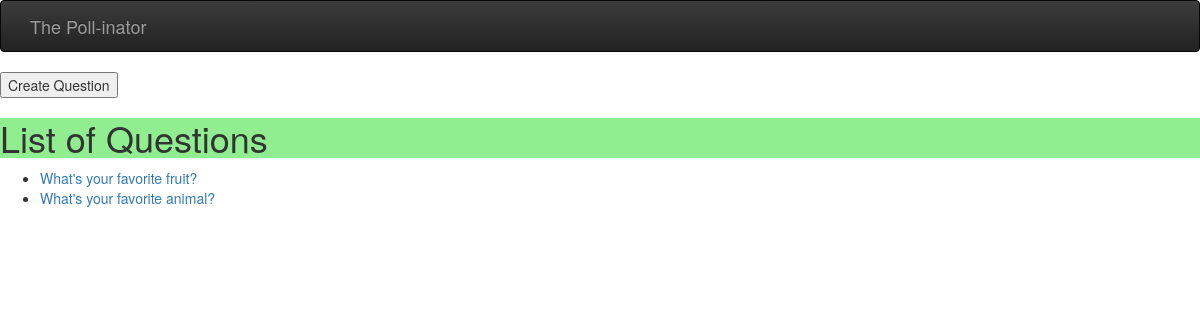
Before: /polls/ with the older database file.
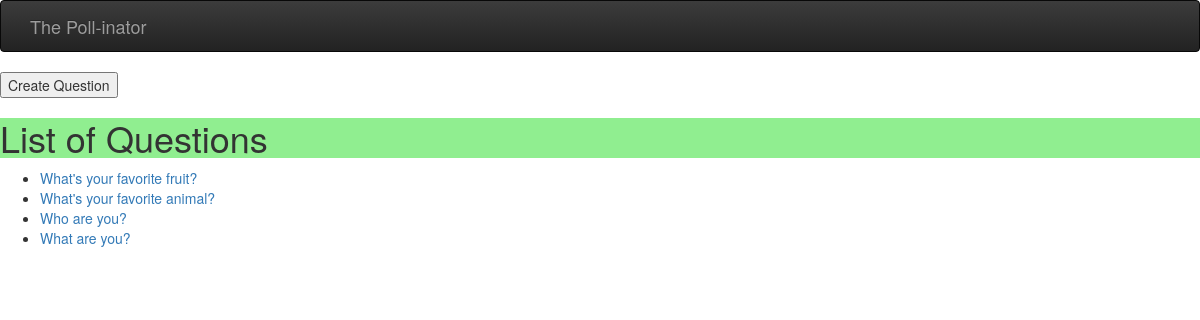
After: the same page with the newer database file.
### polls/models.py (models this page shows, shortened)
class Question(models.Model):
	question_text = models.CharField(max_length=200, unique=True)
	num_votes = models.IntegerField(default=0)

### polls/views.py (the view)
# urls.py: url(r'^polls/$', views.index, name='index'),
def index(request):
	question_list = Question.objects.all()  # fetch the list of questions from DB
	form = QuestionForm();
	context = {
		'question_list': question_list,
		'form': form,
	}
	return render(request, 'polls/index.html', context)

### polls/forms.py
class QuestionForm(forms.ModelForm):
	class Meta:
		model = Question
		fields = ['question_text']
		widgets = {
			'question_text': forms.TextInput(
				attrs={'id': 'question-text',
					'required': True,
					'placeholder': 'Ask a question',
					}
			),
		}

### polls/templates/polls/index.html (shortened to what this page needs)
{% load static %}
<link rel="stylesheet" href="https://maxcdn.bootstrapcdn.com/bootstrap/3.3.7/css/bootstrap.min.css">
<link rel="stylesheet" href="https://maxcdn.bootstrapcdn.com/bootstrap/3.3.7/css/bootstrap-theme.min.css">
<link rel="stylesheet" type="text/css" href="{% static 'polls/style.css' %}">
<div>
	<nav class="navbar navbar-inverse header-nav">
		<div class="container">
			<a class="navbar-brand" href="mainPage.html">The Poll-inator</a>
			<div class="collapse navbar-collapse" id="navbar">
			</div>
		</div>
	</nav>
<form method="POST" id="question-form">
    <input type="submit" value="Create Question">
</form>
<h1>List of Questions</h1>
{% if question_list %}
	<ul id="questions">
	{% for question in question_list %}
		<li><a href="/polls/{{ question.id }}/">{{ question.question_text }}</a></li>
	{% endfor %}
	</ul>
{% else %}
	<p>No polls are available.</p>
{% endif %}

### polls/static/polls/style.css (style rules this page uses)
h1 { background-color: lightgreen; }

Changed rows visible on the page:
added Question: question_text "Who are you?"
added Question: question_text "What are you?"
